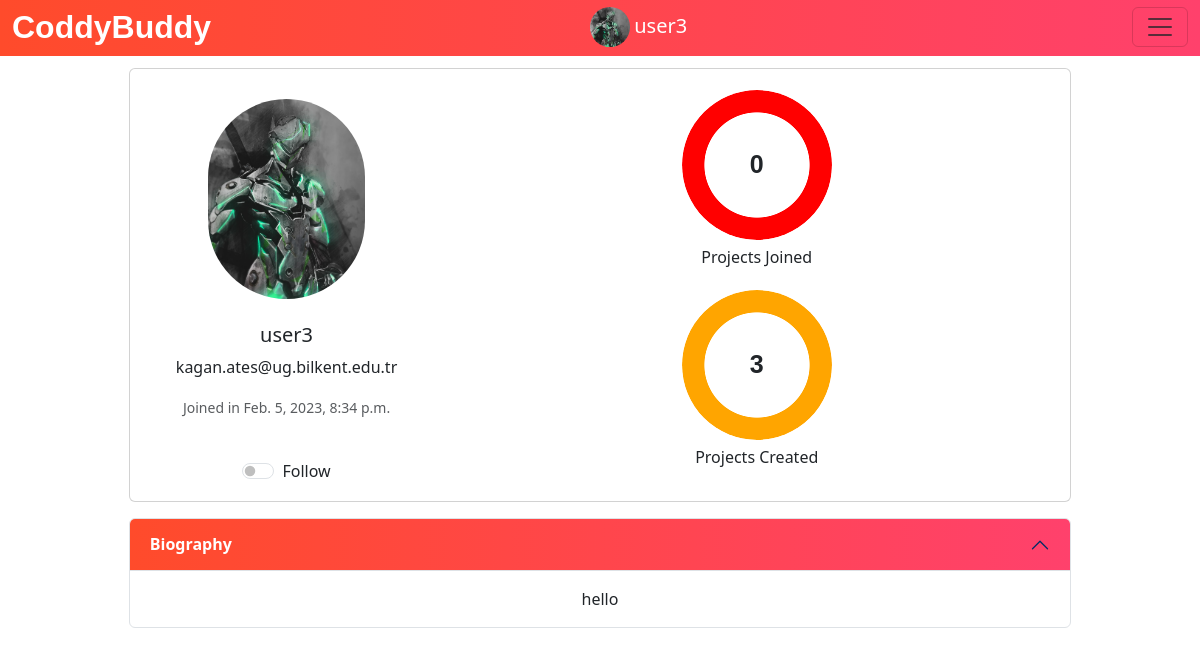
Page /profile/23 (signed in) on the committed database.
### musker/models.py (models this page shows, shortened)
class Profile(models.Model):
    user = models.OneToOneField(User, on_delete=models.CASCADE)
    image = models.ImageField(upload_to = 'profile_images', default = 'default-profile-image-png-1-Transparent-Images.png')
    bio = models.TextField(default="You add your biography", blank=True, max_length=9999999999999999999999999)
    joinedProjects = models.IntegerField(blank=False, default=0)
    createdProjects = models.IntegerField(blank=False, default=0)
    follows = models.ManyToManyField("self",
                                     related_name="followed_by",
                                     symmetrical=False,
                                     blank=True)

### musker/views.py (the view)
# urls.py: path("profile/<str:pk>", views.profile, name="profile"),
@login_required(login_url="logIn")
def profile(request,pk):
    currentUser = User.objects.get(id = pk)
    profile = Profile.objects.get(user = currentUser)
    return render(request,'profile.html', {'currentUser' : currentUser, 'profile' : profile})

### musker/templates/profile.html (shortened to what this page needs)
<!doctype html>
<html lang="en">
  <head>
    <link href="https://cdn.jsdelivr.net/npm/bootstrap@5.3.0-alpha1/dist/css/bootstrap.min.css" rel="stylesheet">
  </head>
  <body>
    {% include 'navbar.html' %}
    <br>
    <br>
    <div style="margin-top: 20px; height:100%; min-height:50%;" class="container text-center">
      <div class="row">
        <div class="left">
        </div>
        <div class="middle">
          <div class="card mb-3" style="">
            <div class="row g-0">
              <div class="col-md-4" style="display: flex; flex-direction: column; align-items: center;">
                <img class="image" style="max-height: 50%; max-width:50%;" src="{{profile.image.url}}" class="img-fluid rounded-start" alt="">
                <br>
                <h5 class="card-title">{{currentUser.username}}</h5>
                  <p class="card-text">{{currentUser.email}}</p>
                  <p class="card-text"><small class="text-muted">Joined in {{currentUser.date_joined}}</small></p>
                  <br>
                  <div class="form-check form-switch">
                    <input class="form-check-input" type="checkbox" role="switch" id="flexSwitchCheckDefault">
                    <label class="form-check-label" for="flexSwitchCheckDefault" ">Follow</label>
                  </div>
              </div>
              <div class="col-md-8">
                <div class="card-body">
                  <div class="graph">
                    <div class="pie animate no-round" style="--p:100;--c:red;">{{profile.joinedProjects}}</div>
                    <p>Projects Joined</p>
                    <div class="pie animate no-round" style="--p:100;--c:orange;">{{profile.createdProjects}}</div>
                    <p>Projects Created</p>
                  </div>
                </div>
              </div>
            </div>
          </div>
          <div class="accordion" id="accordionPanelsStayOpenExample">
            <div class="accordion-item" >
              <h2 class="accordion-header" id="panelsStayOpen-headingOne">
                <button class="accordion-button" type="button" data-bs-toggle="collapse" data-bs-target="#panelsStayOpen-collapseOne" aria-expanded="true" aria-controls="panelsStayOpen-collapseOne" style="background: #FF416C;
                background: -webkit-linear-gradient(to right, #FF4B2B, #FF416C);
                background: linear-gradient(to right, #FF4B2B, #FF416C);
                background-repeat: no-repeat;
                color: white;">
                  <p style="color: white; font-weight: bold; margin: 0px;">Biography</p>
                </button>
              </h2>
              <div id="panelsStayOpen-collapseOne" class="accordion-collapse collapse show" aria-labelledby="panelsStayOpen-headingOne" ">
                <div class="accordion-body">
                  {{profile.bio}}
                </div>
              </div>
            </div>
          </div>
        </div>
        <div class="right">
        </div>
      </div>
    </div>
  </body>
</html>

### musker/templates/navbar.html (shortened to what this page needs)
<html lang="en">
<head>
</head>
<body>
    <nav class="navbar bg-body-emphasis fixed-top">
        <div class="container-fluid" >
          <p class="navbar-brand" href="{% url 'home' %}" style="color: white; font-weight:bold; font: size 70%; font-family: 'Montserrat', sans-serif;">CoddyBuddy</p>
          <div class="user">
            <img class="img" src="{{profile.image.url}}" alt="" >
            <div class="username"><h5 class="textU">{{currentUser.username}}</h5></div>
          </div>
          <button class="navbar-toggler"  type="button" data-bs-toggle="offcanvas" data-bs-target="#offcanvasNavbar" aria-controls="offcanvasNavbar">
            <span class="navbar-toggler-icon"></span>
          </button>
        </div>
      </nav>
</body>
</html>

### musker/templates/profile.html (style rules this page uses)
.row { display: flex; margin-top: 20px; }
.left { flex: 1; }
.middle { flex: 15; height: 100%; }
.right { flex: 1; }
.pie { --p:20; --b:22px; --c:darkred; --w:150px; width:var(--w); aspect-ratio:1; position:relative; display:inline-grid; margin:5px; place-content:center; font-size:25px; font-weight:bold; font-family:sans-serif; }
.pie:before, .pie:after { content:""; position:absolute; border-radius:50%; }
.pie:before { inset:0; background: radial-gradient(farthest-side,var(--c) 98%,#0000) top/var(--b) var(--b) no-repeat, conic-gradient(var(--c) calc(var(--p)*1%),#0000 0); -webkit-mask:radial-gradient(farthest-side,#0000 calc(99% - var(--b)),#000 calc(100% - var(--b))); mask:radial-gradient(farthest-side,#0000 calc(99% - var(--b)),#000 calc(100% - var(--b))); }
.pie:after { inset:calc(50% - var(--b)/2); background:var(--c); transform:rotate(calc(var(--p)*3.6deg)) translateY(calc(50% - var(--w)/2)); }
.animate { animation:p 1s .5s both; }
.no-round:before { background-size:0 0,auto; }
.no-round:after { content:none; }
body { background:#ddd; }
.image { margin-top: 30px; border-radius: 100000000px; border: 5px thin #555; display: block; object-fit: cover; height: 200px; width: 200px; }

### musker/templates/navbar.html (style rules this page uses)
.navbar-brand { font-size: 200%; }
.container-fluid { background: #FF416C; background: -webkit-linear-gradient(to right, #FF4B2B, #FF416C); background: linear-gradient(to right, #FF4B2B, #FF416C); background-repeat: no-repeat; }
.container-fluid { margin-top: -10px; }
.img { object-fit: cover; border-radius: 100%; width: 40px; height: 40px; }
.user { max-width: 100%; max-height: 100%; justify-content: center; display: flex; margin-right: 7%; }
.username { margin-left: 5%; color: white; display: flex; }
.textU { margin-top: 13%; }
.navbar-brand { margin-bottom: 0; }

### rows in the picture
Profile: image (picture), joinedProjects "0", createdProjects "3", bio "hello"

### other values in the picture
{{ currentUser.username }} "user3"
{{ currentUser.email }} "kagan.ates@ug.bilkent.edu.tr"
{{ currentUser.date_joined }} "Feb. 5, 2023, 8:34 p.m."
